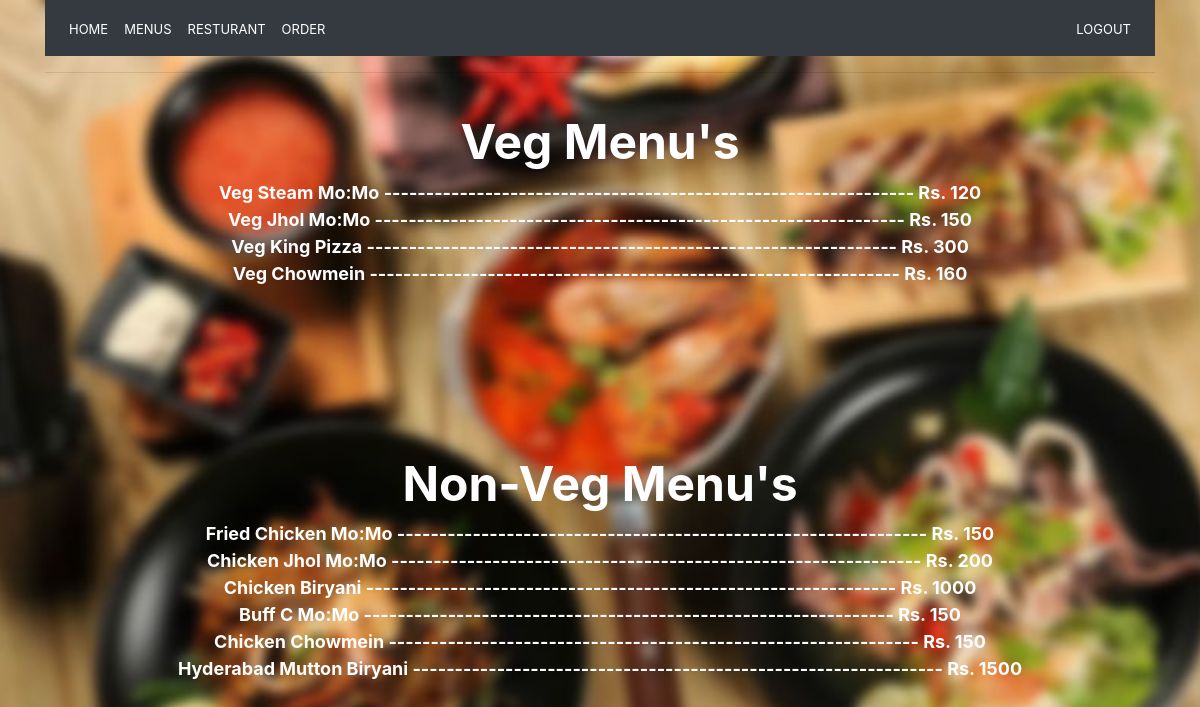
The page /items/ (signed in) on the database its author committed.
### fooditem/models.py (models this page shows, shortened)
class FoodItem(models.Model):
    user = models.ForeignKey(CustomUser, on_delete=models.CASCADE)
    resturant = models.ForeignKey(ResturantLocation, on_delete=models.CASCADE)
    name = models.CharField(max_length=100)                         #food item name
    category = models.CharField(max_length=100,null=True,blank=True)
    price=models.CharField(max_length=120,null=True,blank=True)
    contents = models.TextField(help_text='seperate by comma')
    excludes = models.TextField(help_text='seperate by comma', blank=True, null=True)   #
    public = models.BooleanField(default=True)
    timestamp = models.DateTimeField(auto_now_add=True)
    updated = models.DateTimeField(auto_now=True)
    image=models.ImageField(upload_to="profile_image",blank=True,null=True)
    class Meta:     #Meta is like class description
        ordering = ["-updated", "-timestamp"]

### fooditem/views.py (the view)
# urls.py: path('', FoodItemListView.as_view(), name="list"),
class FoodItemListView(LoginRequiredMixin,ListView):
    login_url = reverse_lazy("userauth:login")
    template_name = "fooditem/list.html"
    def get_queryset(self):
        return FoodItem.objects.filter(user__username__exact=self.request.user)

### userauth/models.py (called while the page is built)
    def __str__(self):
        return self.username

### fooditem/templates/fooditem/list.html (shortened to what this page needs)
{% extends "base.html" %}
{% block content %}
    {% load static %}
<link rel="stylesheet" type="text/css" href="{% static 'fooditem/food_list.css' %}">
<hr>
<div class="container">
  <div class="row-fluid">
      	<div class="span5 offsetHalf block">
          <div class="pull-center"><br>
              <h1><font color="#ffffff"><center><h1><b><font size="7">Veg Menu's</font></b></h1></center></font></h1>
                <b>{% for item in object_list %}
              {% if item.category == 'veg' %}
                    <li style="list-style-type:none;"><a href="{% url 'fooditem:detail' pk=item.id %}"><font color="#ffffff"><font size="4"><center>{{ item.name }}    --------------------------------------------------------------- Rs. {{item.price}}</center></font></font></a></li>
              {%endif%}
              {% endfor %}
                </b>
      	</div>
        <br><br><br><br><br><br>
      <div class="span5 offsetHalf block">
          <div class="pull-center"><br>
              <h1><font color="#ffffff"><center><h1><b><font size="7">Non-Veg Menu's</font></b></h1></center></font></h1>
                <b>{% for item in object_list %}
              {% if item.category == 'non-veg' %}
                    <li style="list-style-type:none;"><a href="{% url 'fooditem:detail' pk=item.id %}"><font color="#ffffff"><font size="4"><center>{{ item.name }}    --------------------------------------------------------------- Rs. {{item.price}}</center></font></font></a></li>
              {%endif%}
              {% endfor %}
                </b></div>
      	</div>
</div>
</div>
    <br><br><br><br><br>
{% endblock %}

### templates/base.html (shortened to what this page needs)
<!doctype html>
<html lang="en">
  <head>
    <link rel="stylesheet" href="https://stackpath.bootstrapcdn.com/bootstrap/4.3.1/css/bootstrap.min.css">
  </head>
  <body>
 <div class="container">
      {% include "snippets/nav.html" %}
     {% block content %}{% endblock %}
 </div>
  </body>
</html>

### templates/snippets/nav.html (shortened to what this page needs)
<nav class="navbar navbar-expand-md navbar-dark bg-dark">
    <div class="navbar-collapse collapse w-100 order-1 order-md-0 dual-collapse2">
        <ul class="navbar-nav mr-auto">
            <li class="nav-item">
                <a class="nav-link" href="{% url 'home' %}"><font size="2"><font color="#ffffff">HOME</font></font></a>
            </li>
            <li class="nav-item">
                <a class="nav-link" href="{% url 'fooditem:list' %}"><font size="2"><font color="#ffffff">MENUS</font></font></a>
            </li>
            <li class="nav-item">
                <a class="nav-link" href="{% url 'resturants:list' %}"><font size="2"><font color="#ffffff">RESTURANT</font></font></a>
            </li>
             <li class="nav-item">
                <a class="nav-link" href="{% url 'orderitem:order' %}"><font size="2"><font color="#ffffff">ORDER</font></font></a>
            </li>
        </ul>
    </div>
    <div class="navbar-collapse collapse w-100 order-3 dual-collapse2">
        <ul class="navbar-nav ml-auto">
            {% if user.is_authenticated %}
                <li class="nav-item">
                    <a class="nav-link" href="{% url 'userauth:logout' %}"><font size="2"><font color="#ffffff">LOGOUT</font></font></a>
                </li>
            {% endif %}
        </ul>
    </div>
</nav>

### fooditem/static/fooditem/food_list.css (style rules this page uses)
body { background: url('/static/img/imageedit_1_3839533537.jpg') no-repeat center center fixed; -webkit-background-size: cover; -moz-background-size: cover; -o-background-size: cover; background-size: cover; color:#fff; background-color:#333; }

### rows shown on the page
FoodItem: name "Veg Steam Mo:Mo", price "120"
FoodItem: name "Veg Jhol Mo:Mo", price "150"
FoodItem: name "Veg King Pizza", price "300"
FoodItem: name "Veg Chowmein", price "160"
FoodItem: name "Fried Chicken Mo:Mo", price "150"
FoodItem: name "Chicken Jhol Mo:Mo", price "200"
FoodItem: name "Chicken Biryani", price "1000"
FoodItem: name "Buff C Mo:Mo", price "150"
FoodItem: name "Chicken Chowmein", price "150"
FoodItem: name "Hyderabad Mutton Biryani", price "1500"
